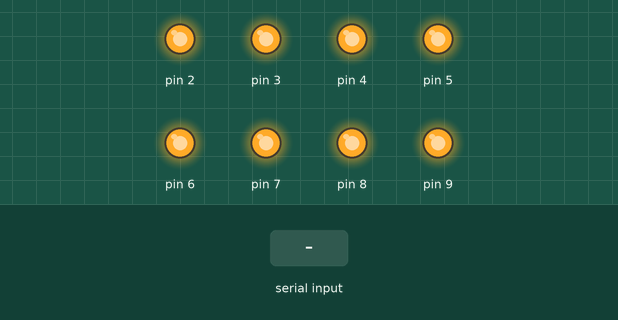
The sketch below on a simulated Arduino Uno, built with avr-gcc and run on an emulated ATmega328P. Shown: output pins drawn as LEDs (lit = HIGH). Dashed ring = blinking. The test bench sets the inputs (shaded band). What the sketch prints to the serial monitor is not drawn.

Above: at 1.2 s.
1.3 s: "s\n" received over Serial
At 2.71 s:
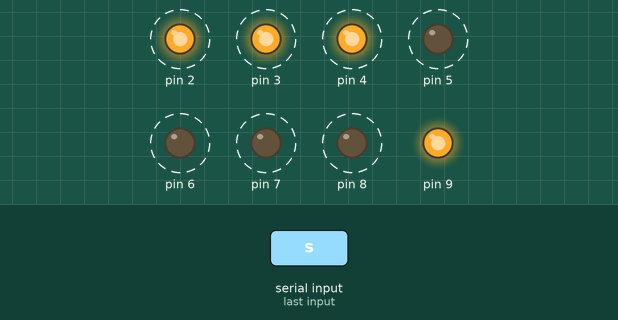
At 3.09 s:
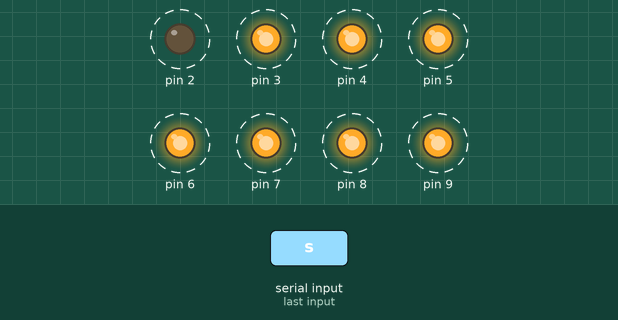
4.3 s: "1\n" received over Serial
At 4.31 s:
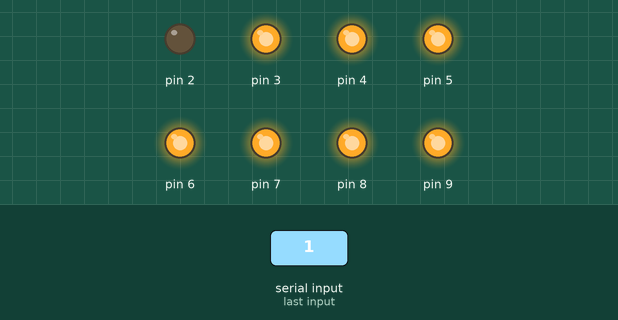
Timing chart, 0 to 7.3 s (numbered marks = the images above; inputs shaded):
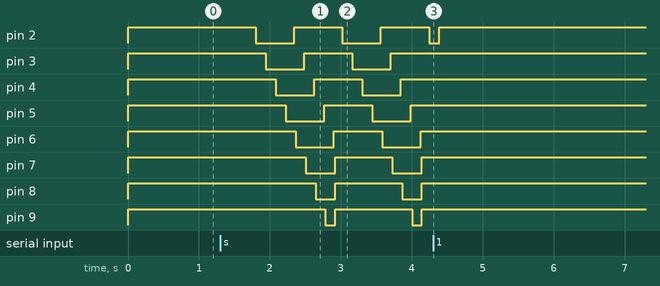

Measured:
- after the input at 1.3 s, pin 2: alternates HIGH for 0.68 s and LOW for 0.54 s, starting after 0.50 s; pin 3: alternates HIGH for 0.68 s and LOW for 0.54 s, starting after 0.64 s
- after the input at 4.3 s, pin 3–9: stops changing and stays HIGH

The sketch:

Chaser_Lights.ino
```cpp
void setup()
{
  Serial.begin(9600);
  for (int a = 2; a < 10; a++)
  {
    pinMode(a, OUTPUT);
    digitalWrite(a, HIGH);
  }
  Serial.println("系统准备就绪，请输入 s 开始");
}

void loop()
{
  if (Serial.available() > 0)
  {
    String a = Serial.readStringUntil('\n');
    if (a == "s")
    {
      Serial.println("开始启动");
      delay(500);

      // 持续循环直到有新命令
      while (Serial.available() == 0)
      {
        for (int a = 2; a < 10; a++)
        {
          int b = a - 1;
          int c = b - 1;
          int d = c - 1;

          digitalWrite(a, LOW);
          delay(40);  // 点亮第一个
          digitalWrite(b, LOW);
          delay(40);  // 点亮第二个
          digitalWrite(c, LOW);
          delay(40);  // 点亮第三个
          digitalWrite(d,HIGH);
          delay(20);  // 熄灭第四个


          if (a == 9)
          {
            digitalWrite(a, HIGH);
            digitalWrite(b, HIGH);
            digitalWrite(c, HIGH);
            delay(100);  // 循环结束稍作停顿
          }

          if (Serial.available() > 0) break;//有新输入退出循环
        }
      }
      for(int a=2;a<10;a++)//退出循环熄灭所有led
      {
       digitalWrite(a,HIGH);
      }
    }
  }
}
```
